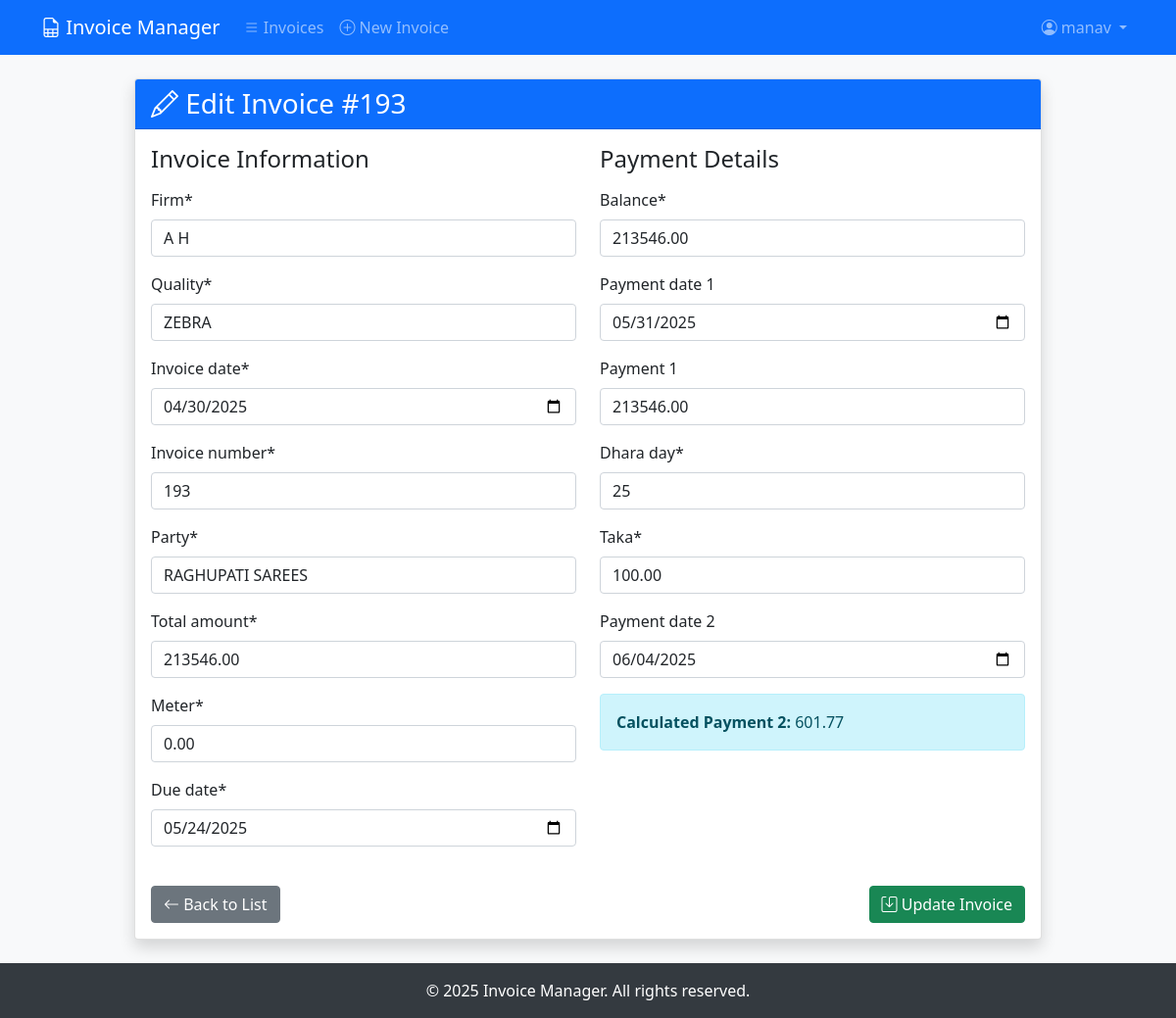
The app's page /invoice/18/update/ (signed in) with its own data.
### Recorder/models.py (models this page shows, shortened)
class Invoice(models.Model):
    user = models.ForeignKey(User, on_delete=models.CASCADE, related_name='invoices')
    firm = models.CharField(max_length=255)
    quality = models.CharField(max_length=255)
    invoice_date = models.DateField()
    invoice_number = models.CharField(max_length=100)
    party = models.CharField(max_length=255)
    meter = models.DecimalField(max_digits=10, decimal_places=2, default=0.00)
    total_amount = models.DecimalField(max_digits=15, decimal_places=2)
    due_date = models.DateField()
    balance = models.DecimalField(max_digits=10, decimal_places=2)
    payment_date_1 = models.DateField(null=True, blank=True)
    payment_1 = models.DecimalField(max_digits=15, decimal_places=2, null=True, blank=True)
    dhara_day = models.IntegerField()
    taka = models.DecimalField(max_digits=15, decimal_places=2)
    payment_date_2 = models.DateField(null=True, blank=True)
    payment_2 = models.DecimalField(max_digits=15, decimal_places=2, null=True, blank=True)
    settled_payment_2 = models.BooleanField(default=False)
    created_at = models.DateTimeField(auto_now_add=True)
    updated_at = models.DateTimeField(auto_now=True)
    class Meta:
        ordering = ['-created_at']

### Recorder/views.py (the view)
# urls.py: path('invoice/<int:pk>/update/', views.invoice_update, name='invoice_update'),
@login_required(login_url='Recorder:login')
def invoice_update(request, pk):
    invoice = get_object_or_404(Invoice, pk=pk, user=request.user)
    if request.method == 'POST':
        form = InvoiceForm(request.POST, instance=invoice)
        if form.is_valid():
            invoice = form.save(commit=False)
            invoice.payment_2 = invoice.calculate_payment_2()
            invoice.save()
            messages.success(request, 'Invoice updated successfully!')
            return redirect('Recorder:invoice_list')
    else:
        form = InvoiceForm(instance=invoice)
    context = {'form': form, 'is_create': False, 'invoice': invoice}
    return render(request, 'Recorder/invoice_form.html', context)

### Recorder/templates/Recorder/invoice_form.html (shortened to what this page needs)
{% extends 'base.html' %}
{% load crispy_forms_tags %}
{% block content %}
<div class="container py-4">
    <div class="row justify-content-center">
        <div class="col-lg-10">
            <div class="card shadow">
                <div class="card-header bg-primary text-white">
                    <h3 class="mb-0">
                        {% if is_create %}
                            <i class="bi bi-plus-circle"></i> Create New Invoice
                        {% else %}
                            <i class="bi bi-pencil"></i> Edit Invoice #{{ invoice.invoice_number }}
                        {% endif %}
                    </h3>
                </div>
                <div class="card-body">
                    <form method="post" novalidate>
                        <div class="row">
                            <div class="col-md-6">
                                <h4 class="mb-3">Invoice Information</h4>
                                {{ form.firm|as_crispy_field }}
                                {{ form.quality|as_crispy_field }}
                                {{ form.invoice_date|as_crispy_field }}
                                {{ form.invoice_number|as_crispy_field }}
                                {{ form.party|as_crispy_field }}
                                {{ form.total_amount|as_crispy_field }}
                                {{ form.meter|as_crispy_field }}
                                {{ form.due_date|as_crispy_field }}
                            </div>
                            <div class="col-md-6">
                                <h4 class="mb-3">Payment Details</h4>
                                {{ form.balance|as_crispy_field }}
                                {{ form.payment_date_1|as_crispy_field }}
                                {{ form.payment_1|as_crispy_field }}
                                {{ form.dhara_day|as_crispy_field }}
                                {{ form.taka|as_crispy_field }}
                                {{ form.payment_date_2|as_crispy_field }}
                                <div id="payment2-preview" class="alert alert-info {% if not is_create %}d-block{% else %}d-none{% endif %}">
                                    <strong>Calculated Payment 2:</strong>
                                    <span id="payment2-value">
                                        {% if not is_create %}
                                            {{ invoice.payment_2 }}
                                        {% endif %}
                                    </span>
                                </div>
                            </div>
                        </div>
                        <div class="d-flex justify-content-between mt-4">
                            <a href="{% url 'Recorder:invoice_list' %}" class="btn btn-secondary">
                                <i class="bi bi-arrow-left"></i> Back to List
                            </a>
                            <div>
                                <button type="submit" class="btn btn-success">
                                    <i class="bi bi-save"></i> {% if is_create %}Create{% else %}Update{% endif %} Invoice
                                </button>
                            </div>
                        </div>
                    </form>
                </div>
            </div>
        </div>
    </div>
</div>
{% endblock %}

### templates/base.html (shortened to what this page needs)
<!DOCTYPE html>
<html lang="en">
<head>
    <link href="https://cdn.jsdelivr.net/npm/bootstrap@5.1.3/dist/css/bootstrap.min.css" rel="stylesheet">
    <link href="https://cdn.jsdelivr.net/npm/bootstrap-icons@1.7.2/font/bootstrap-icons.css" rel="stylesheet">
</head>
<body>
    <nav class="navbar navbar-expand-lg navbar-dark bg-primary">
        <div class="container">
            <a class="navbar-brand" href="{% url 'Recorder:invoice_list' %}">
                <i class="bi bi-file-earmark-spreadsheet"></i> Invoice Manager
            </a>
            <div class="collapse navbar-collapse" id="navbarNav">
                <ul class="navbar-nav me-auto">
                    {% if user.is_authenticated %}
                    <li class="nav-item">
                        <a class="nav-link" href="{% url 'Recorder:invoice_list' %}">
                            <i class="bi bi-list"></i> Invoices
                        </a>
                    </li>
                    <li class="nav-item">
                        <a class="nav-link" href="{% url 'Recorder:invoice_create' %}">
                            <i class="bi bi-plus-circle"></i> New Invoice
                        </a>
                    </li>
                    {% endif %}
                </ul>
                <ul class="navbar-nav">
                    {% if user.is_authenticated %}
                    <li class="nav-item dropdown">
                        <a class="nav-link dropdown-toggle" href="#" id="userDropdown" role="button" data-bs-toggle="dropdown">
                            <i class="bi bi-person-circle"></i> {{ user.get_full_name|default:user.username }}
                        </a>
                    </li>
                    {% endif %}
                </ul>
            </div>
        </div>
    </nav>
    {% block content %}{% endblock %}
    <footer class="footer mt-auto py-3">
        <div class="container text-center">
            <p class="mb-0">&copy; {% now "Y" %} Invoice Manager. All rights reserved.</p>
        </div>
    </footer>
</body>
</html>

### templates/base.html (style rules this page uses)
body { background-color: #f8f9fa; }
.navbar { background-color: #343a40; }
.footer { background-color: #343a40; color: white; padding: 1rem 0; margin-top: 2rem; margin-bottom: 0rem; }
.alert { margin-top: 1rem; }

### records on screen
Invoice: invoice_number "193", firm "A H", quality "ZEBRA", invoice_date "04/30/2025", party "RAGHUPATI SAREES", total_amount "213546.00", meter "0.00", due_date "05/24/2025", balance "213546.00", payment_date_1 "05/31/2025", payment_1 "213546.00", dhara_day "25", taka "100.00", payment_date_2 "06/04/2025", payment_2 "601.77"

### other values on screen
{{ user.get_full_name|default:user.username }} "manav"
